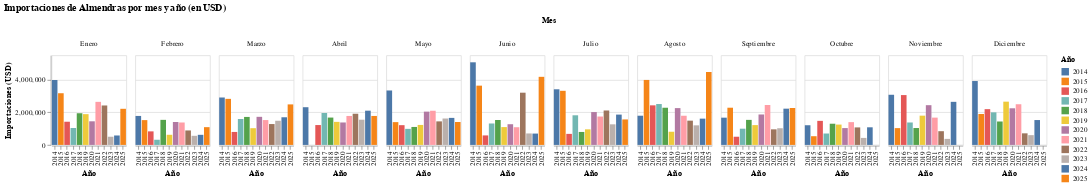

Notebook code for this chart:
### Code cell
# --- Librerías ---
import pandas as pd
import altair as alt

# --- 1. Cargar el CSV desde tu Google Colab ---
# Reemplaza la ruta por la de tu archivo en Colab, por ejemplo:
# from google.colab import files
# uploaded = files.upload()
# df = pd.read_csv("Importaciones_15 de octubre.csv", sep=";")

df = pd.read_csv("/content/almendras grafico por mes.csv", sep=";")

# --- 2. Limpieza de datos ---
df = df.dropna(axis=1, how="all")
df = df[["Producto", "Año", "Mes", "Valor en CIF"]]

# Quitar espacios y convertir los valores numéricos correctamente
df.columns = df.columns.str.strip()
df["Mes"] = df["Mes"].str.strip()
df["Valor en CIF"] = df["Valor en CIF"].astype(str).str.replace(",", ".")
df["Valor en CIF"] = pd.to_numeric(df["Valor en CIF"], errors="coerce")

# Eliminar nulos y ceros
df = df.dropna(subset=["Año", "Mes", "Valor en CIF"])
df = df[df["Valor en CIF"] > 0]

# Convertir año a entero
df["Año"] = df["Año"].astype(int)

# --- 3. Ordenar los meses y filtrar valores no válidos ---
orden_meses = [
    "Enero", "Febrero", "Marzo", "Abril", "Mayo", "Junio",
    "Julio", "Agosto", "Septiembre", "Octubre", "Noviembre", "Diciembre"
]

df["Mes"] = pd.Categorical(df["Mes"], categories=orden_meses, ordered=True)
df = df.dropna(subset=["Mes"])  # Elimina filas donde Mes no esté en orden_meses

# --- 4. Crear gráfico ---
chart = (
    alt.Chart(df)
    .mark_bar()
    .encode(
        x=alt.X("Año:O", title="Año"),
        y=alt.Y("sum(Valor en CIF):Q", title="Importaciones (USD)"),
        color=alt.Color("Año:N", title="Año"),
        column=alt.Column("Mes:N", title="Mes", sort=orden_meses, spacing=10),
        tooltip=[
            alt.Tooltip("Año:O"),
            alt.Tooltip("Mes:N"),
            alt.Tooltip("sum(Valor en CIF):Q", title="Importaciones (USD)")
        ]
    )
    .properties(
        title="Importaciones de Almendras por mes y año (en USD)",
        width=100,
        height=120
    )
)

chart

### Figure 1 — Vega-Lite specification as saved in the notebook (floating-point values rounded to 4 significant figures; data arrays with more than 128 entries replaced by an {"elided": "..."} marker saying what was removed)
{"config": {"view": {"continuousWidth": 300, "continuousHeight": 300}}, "data": {"name": "data-2755a36eafeeec676e65585ed403423a"}, "mark": {"type": "bar"}, "encoding": {"color": {"field": "Año", "title": "Año", "type": "nominal"}, "column": {"field": "Mes", "sort": ["Enero", "Febrero", "Marzo", "Abril", "Mayo", "Junio", "Julio", "Agosto", "Septiembre", "Octubre", "Noviembre", "Diciembre"], "spacing": 10, "title": "Mes", "type": "nominal"}, "tooltip": [{"field": "Año", "type": "ordinal"}, {"field": "Mes", "type": "nominal"}, {"aggregate": "sum", "field": "Valor en CIF", "title": "Importaciones (USD)", "type": "quantitative"}], "x": {"field": "Año", "title": "Año", "type": "ordinal"}, "y": {"aggregate": "sum", "field": "Valor en CIF", "title": "Importaciones (USD)", "type": "quantitative"}}, "height": 120, "title": "Importaciones de Almendras por mes y año (en USD)", "width": 100, "$schema": "https://vega.github.io/schema/vega-lite/v5.20.1.json", "datasets": {"data-2755a36eafeeec676e65585ed403423a": {"elided": "140 records"}}}
